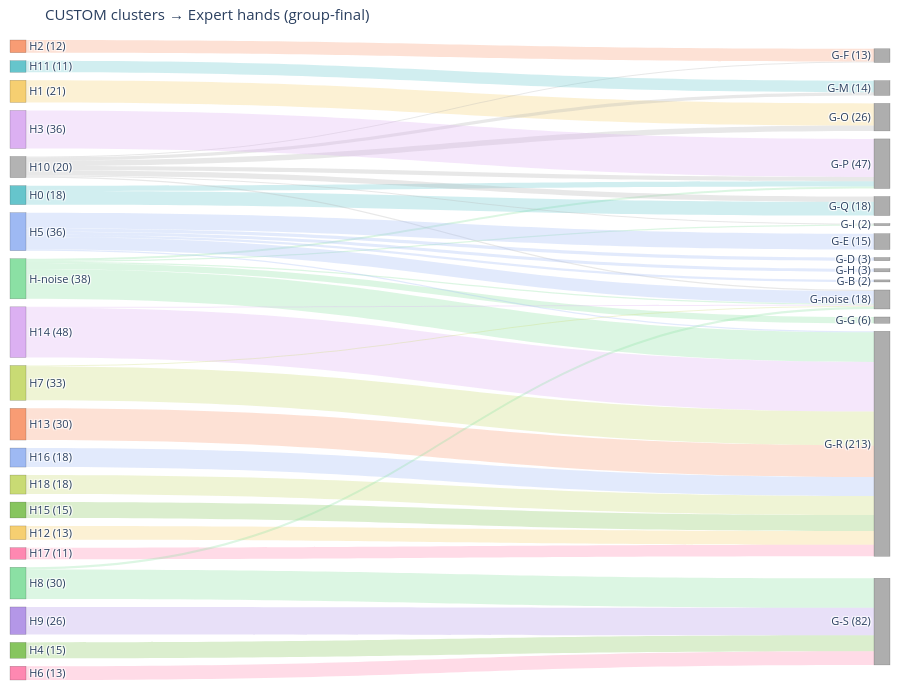

The notebook cell saved with this chart:
### Markdown cell above
#### Sankey diagram: HDBSCAN vs group-final

### Code cell
two_way_sankey(df, 'FROM-SCRATCH', 'human-final',
               left_prefix='H', right_prefix='G',
               title='CUSTOM clusters → Expert hands (group-final)')

### Figure 1 — Plotly figure (JSON) as saved in the notebook; plotly's stock layout.template omitted (floating-point values rounded to 4 significant figures)
{"data": [{"link": {"color": ["rgba(139, 224, 164,0.3)", "rgba(139, 224, 164,0.3)", "rgba(139, 224, 164,0.3)", "rgba(139, 224, 164,0.3)", "rgba(139, 224, 164,0.3)", "rgba(102, 197, 204,0.3)", "rgba(102, 197, 204,0.3)", "rgba(246, 207, 113,0.3)", "rgba(179, 179, 179,0.3)", "rgba(179, 179, 179,0.3)", "rgba(179, 179, 179,0.3)", "rgba(179, 179, 179,0.3)", "rgba(179, 179, 179,0.3)", "rgba(179, 179, 179,0.3)", "rgba(179, 179, 179,0.3)", "rgba(102, 197, 204,0.3)", "rgba(246, 207, 113,0.3)", "rgba(248, 156, 116,0.3)", "rgba(220, 176, 242,0.3)", "rgba(220, 176, 242,0.3)", "rgba(135, 197, 95,0.3)", "rgba(158, 185, 243,0.3)", "rgba(254, 136, 177,0.3)", "rgba(201, 219, 116,0.3)", "rgba(248, 156, 116,0.3)", "rgba(220, 176, 242,0.3)", "rgba(135, 197, 95,0.3)", "rgba(158, 185, 243,0.3)", "rgba(158, 185, 243,0.3)", "rgba(158, 185, 243,0.3)", "rgba(158, 185, 243,0.3)", "rgba(158, 185, 243,0.3)", "rgba(158, 185, 243,0.3)", "rgba(254, 136, 177,0.3)", "rgba(201, 219, 116,0.3)", "rgba(201, 219, 116,0.3)", "rgba(139, 224, 164,0.3)", "rgba(139, 224, 164,0.3)", "rgba(180, 151, 231,0.3)"], "source": [19, 19, 19, 19, 19, 0, 0, 1, 10, 10, 10, 10, 10, 10, 10, 11, 12, 13, 14, 14, 15, 16, 17, 18, 2, 3, 4, 5, 5, 5, 5, 5, 5, 6, 7, 7, 8, 8, 9], "target": [24, 26, 29, 31, 33, 29, 30, 28, 23, 26, 27, 28, 29, 30, 33, 27, 31, 31, 31, 33, 31, 31, 31, 31, 23, 29, 32, 20, 21, 22, 25, 31, 33, 32, 31, 33, 32, 33, 32], "value": [6, 1, 2, 28, 1, 5, 13, 21, 1, 1, 3, 5, 4, 5, 1, 11, 13, 30, 47, 1, 15, 18, 11, 18, 12, 36, 15, 2, 3, 15, 3, 1, 12, 13, 32, 1, 28, 2, 26]}, "node": {"color": ["rgb(102, 197, 204)", "rgb(246, 207, 113)", "rgb(248, 156, 116)", "rgb(220, 176, 242)", "rgb(135, 197, 95)", "rgb(158, 185, 243)", "rgb(254, 136, 177)", "rgb(201, 219, 116)", "rgb(139, 224, 164)", "rgb(180, 151, 231)", "rgb(179, 179, 179)", "rgb(102, 197, 204)", "rgb(246, 207, 113)", "rgb(248, 156, 116)", "rgb(220, 176, 242)", "rgb(135, 197, 95)", "rgb(158, 185, 243)", "rgb(254, 136, 177)", "rgb(201, 219, 116)", "rgb(139, 224, 164)", "rgba(140,140,140,0.7)", "rgba(140,140,140,0.7)", "rgba(140,140,140,0.7)", "rgba(140,140,140,0.7)", "rgba(140,140,140,0.7)", "rgba(140,140,140,0.7)", "rgba(140,140,140,0.7)", "rgba(140,140,140,0.7)", "rgba(140,140,140,0.7)", "rgba(140,140,140,0.7)", "rgba(140,140,140,0.7)", "rgba(140,140,140,0.7)", "rgba(140,140,140,0.7)", "rgba(140,140,140,0.7)"], "label": ["H0 (18)", "H1 (21)", "H2 (12)", "H3 (36)", "H4 (15)", "H5 (36)", "H6 (13)", "H7 (33)", "H8 (30)", "H9 (26)", "H10 (20)", "H11 (11)", "H12 (13)", "H13 (30)", "H14 (48)", "H15 (15)", "H16 (18)", "H17 (11)", "H18 (18)", "H-noise (38)", "G-B (2)", "G-D (3)", "G-E (15)", "G-F (13)", "G-G (6)", "G-H (3)", "G-I (2)", "G-M (14)", "G-O (26)", "G-P (47)", "G-Q (18)", "G-R (213)", "G-S (82)", "G-noise (18)"], "line": {"color": "rgba(0,0,0,0.3)", "width": 0.5}, "pad": 8, "thickness": 16}, "type": "sankey"}], "layout": {"font": {"size": 11}, "height": 700, "margin": {"b": 20, "l": 10, "r": 10, "t": 40}, "title": {"text": "CUSTOM clusters → Expert hands (group-final)"}, "width": 900}}
